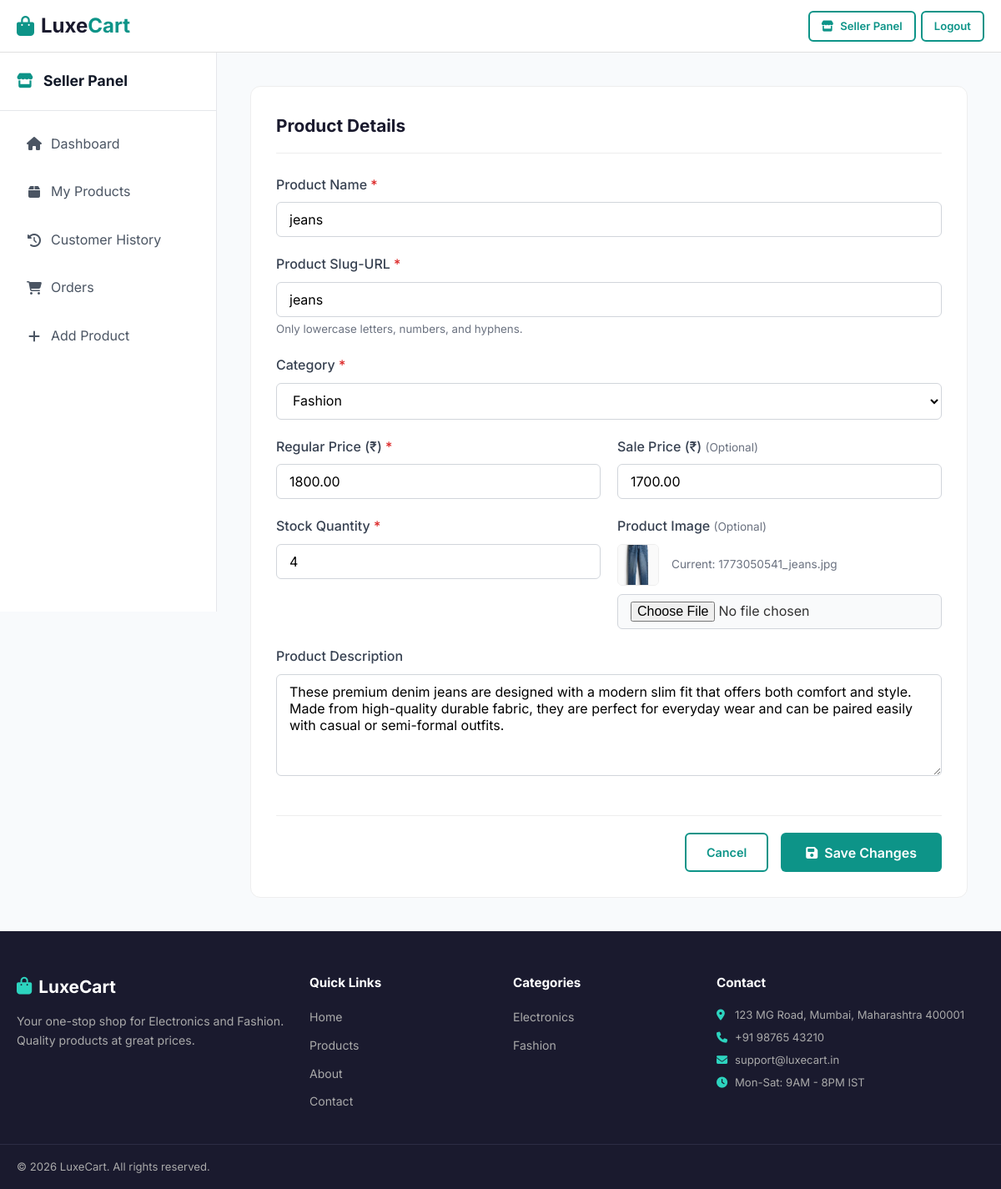
Page /seller/products/edit/9 (signed in) on the earlier database version.
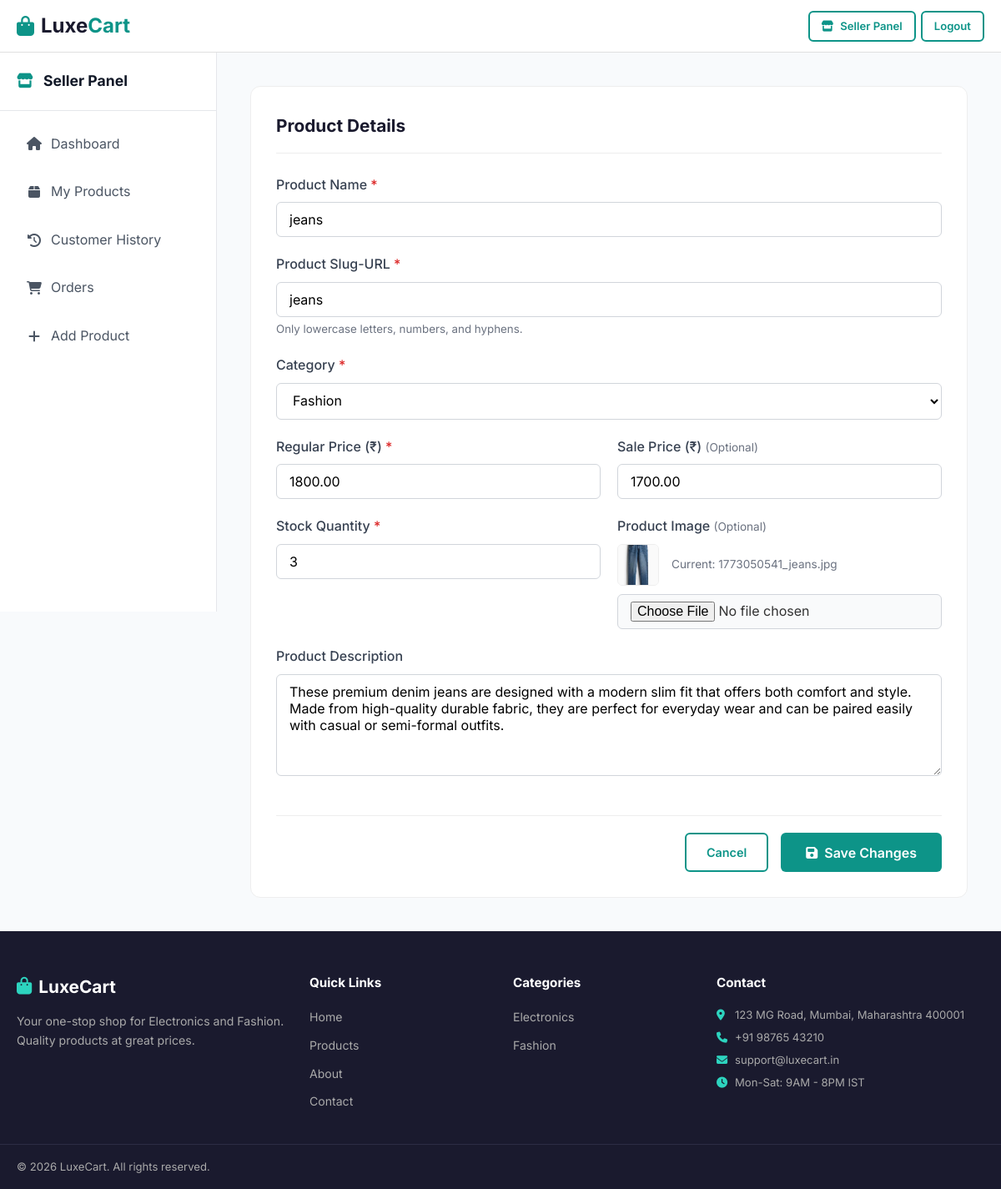
Same page on the later database version.
### tables this page shows
CREATE TABLE `products` (
  `id` int(11) NOT NULL,
  `category_id` int(11) NOT NULL,
  `seller_id` int(11) DEFAULT NULL,
  `name` varchar(200) NOT NULL,
  `slug` varchar(200) NOT NULL,
  `description` text DEFAULT NULL,
  `price` decimal(10,2) NOT NULL,
  `sale_price` decimal(10,2) DEFAULT NULL,
  `image` varchar(255) DEFAULT NULL,
  `featured` tinyint(1) DEFAULT 0,
  `stock` int(11) DEFAULT 0,
  `rating` decimal(2,1) DEFAULT 0.0,
  `review_count` int(11) DEFAULT 0,
  `created_at` timestamp NOT NULL DEFAULT current_timestamp()
);

CREATE TABLE `categories` (
  `id` int(11) NOT NULL,
  `name` varchar(100) NOT NULL,
  `category_url_name` varchar(100) NOT NULL
);

### controllers/SellerController.php (called while the page is built, shortened)
<?php
class SellerController
{
    private $db;
    private $sellerId;
    public function __construct()
    {
        $this->db = Database::getInstance();
        $this->sellerId = $_SESSION['user_id'];
    }
    public function editProduct($id)
    {
        $product = $this->db->fetch("SELECT * FROM products WHERE id = ? AND seller_id = ?", [$id, $this->sellerId]);
        $categories = $this->db->fetchAll("SELECT * FROM categories ORDER BY name ASC");
        $isEdit = true;
        require BASE_PATH . '/views/layouts/main.php';
    }
}

### models/Database.php (called while the page is built, shortened)
<?php
class Database
{
    private static $instance = null;
    private $conn;
    private function __construct()
    {
        $this->conn = new mysqli(DB_HOST, DB_USER, DB_PASS, DB_NAME);
        $this->conn->set_charset("utf8mb4");
    }
    public static function getInstance()
    {
        if (self::$instance === null) {
            self::$instance = new self();
        }
        return self::$instance;
    }
    public function query($sql, $params = [], $types = '')
    {
        $stmt = $this->conn->prepare($sql);
        if (!empty($params)) {
            if (empty($types)) {
                $types = str_repeat('s', count($params));
            }
            $stmt->bind_param($types, ...$params);
        }
        $stmt->execute();
        return $stmt;
    }
    public function fetchAll($sql, $params = [], $types = '')
    {
        $stmt = $this->query($sql, $params, $types);
        $result = $stmt->get_result();
        $rows = [];
        while ($row = $result->fetch_assoc()) {
            $rows[] = $row;
        }
        return $rows;
    }
    public function fetch($sql, $params = [], $types = '')
    {
        $stmt = $this->query($sql, $params, $types);
        $result = $stmt->get_result();
        $row = $result->fetch_assoc();
        return $row;
    }
}

### views/seller/product-form.php (the view, shortened to what the changed rows need)
<div style="display: flex; min-height: calc(100vh - 130px); background: #f8fafc;">
    <aside style="width: 260px; background: #fff; border-right: 1px solid #e5e7eb; flex-shrink: 0; position: sticky; top: 0; height: calc(100vh - 130px); overflow-y: auto;">
        <div style="padding: 20px; border-bottom: 1px solid #e5e7eb;">
            <h3 style="margin: 0; color: #111827; font-size: 1.1rem;"><i class="fas fa-store" style="color:#0d9488; margin-right:8px;"></i> Seller Panel</h3>
        </div>
        <div class="list-group" style="padding: 15px;">
            <a href="<?= BASE_URL ?>/seller" class="list-group-item" style="display: flex; align-items: center; gap: 10px; padding: 12px 16px; border-radius: 8px; margin-bottom: 8px; color: #4b5563; text-decoration: none; transition: background 0.2s;" onmouseover="this.style.background='#f3f4f6'" onmouseout="this.style.background='transparent'">
                <i class="fas fa-home" style="width: 20px; text-align: center;"></i> Dashboard
            </a>
            <a href="<?= BASE_URL ?>/seller/products" class="list-group-item" style="display: flex; align-items: center; gap: 10px; padding: 12px 16px; border-radius: 8px; margin-bottom: 8px; color: #4b5563; text-decoration: none; transition: background 0.2s;" onmouseover="this.style.background='#f3f4f6'" onmouseout="this.style.background='transparent'">
                <i class="fas fa-box" style="width: 20px; text-align: center;"></i> My Products
            </a>
            <a href="<?= BASE_URL ?>/seller/customer-history" class="list-group-item" style="display: flex; align-items: center; gap: 10px; padding: 12px 16px; border-radius: 8px; margin-bottom: 8px; color: #4b5563; text-decoration: none; transition: background 0.2s;" onmouseover="this.style.background='#f3f4f6'" onmouseout="this.style.background='transparent'">
                <i class="fas fa-history" style="width: 20px; text-align: center;"></i> Customer History
            </a>
            <a href="<?= BASE_URL ?>/seller/orders" class="list-group-item" style="display: flex; align-items: center; gap: 10px; padding: 12px 16px; border-radius: 8px; margin-bottom: 8px; color: #4b5563; text-decoration: none; transition: background 0.2s;">
                <i class="fas fa-shopping-cart" style="width: 20px; text-align: center;"></i> Orders
            </a>
            <a href="<?= BASE_URL ?>/seller/products/create" class="list-group-item <?= !$isEdit ? 'active' : '' ?>" style="display: flex; align-items: center; gap: 10px; padding: 12px 16px; border-radius: 8px; margin-bottom: 8px; <?= !$isEdit ? 'background: #0d9488; color: #fff; font-weight: 500;' : 'color: #4b5563;' ?> text-decoration: none;">
                <i class="fas fa-plus" style="width: 20px; text-align: center;"></i> Add Product
            </a>
        </div>
    </aside>
    <main style="flex: 1; padding: 40px; overflow-y: auto;">
        <div style="max-width: 1200px; margin: 0 auto;">
                <div style="background: #fff; padding: 30px; border-radius: 12px; border: 1px solid #eee;">
                    <h2
                        style="margin-bottom: 25px; font-size: 1.3rem; color: #1a1a2e; border-bottom: 1px solid #eee; padding-bottom: 15px;">
                        Product Details</h2>
                    <form action="<?= BASE_URL ?>/seller/products/save" method="POST" enctype="multipart/form-data"
                        style="display: grid; grid-template-columns: 1fr 1fr; gap: 20px;">
                        <div style="grid-column: span 2;">
                            <label style="display: block; margin-bottom: 8px; font-weight: 500; color: #374151;">Product
                                Name <span style="color: #dc2626;">*</span></label>
                            <input type="text" name="name" id="productName"
                                value="<?= htmlspecialchars($product['name']) ?>" required
                                style="width: 100%; padding: 10px 15px; border: 1px solid #d1d5db; border-radius: 6px; font-family: inherit;">
                        </div>
                        <div style="grid-column: span 2;">
                            <label style="display: block; margin-bottom: 8px; font-weight: 500; color: #374151;">Product
                                Slug-URL <span style="color: #dc2626;">*</span></label>
                            <input type="text" name="slug" id="productSlug"
                                value="<?= htmlspecialchars($product['slug']) ?>" required
                                placeholder="e.g. blue-denim-jeans"
                                style="width: 100%; padding: 10px 15px; border: 1px solid #d1d5db; border-radius: 6px; font-family: inherit;">
                            <small style="color: #6b7280; display: block; margin-top: 4px;">Only lowercase letters,
                                numbers, and hyphens.</small>
                        </div>
                        <div style="grid-column: span 2;">
                            <label
                                style="display: block; margin-bottom: 8px; font-weight: 500; color: #374151;">Category
                                <span style="color: #dc2626;">*</span></label>
                            <select name="category_id" required
                                style="width: 100%; padding: 10px 15px; border: 1px solid #d1d5db; border-radius: 6px; font-family: inherit; background: #fff;">
                                <?php foreach ($categories as $cat): ?>
                                    <option value="<?= $cat['id'] ?>" <?= $product['category_id'] == $cat['id'] ? 'selected' : '' ?>>
                                        <?= htmlspecialchars($cat['name']) ?>
                                    </option>
                                <?php endforeach; ?>
                            </select>
                        </div>
                        <div>
                            <label style="display: block; margin-bottom: 8px; font-weight: 500; color: #374151;">Regular
                                Price (₹) <span style="color: #dc2626;">*</span></label>
                            <input type="number" step="0.01" min="0" name="price"
                                value="<?= $product['price'] ? htmlspecialchars($product['price']) : '' ?>" required
                                style="width: 100%; padding: 10px 15px; border: 1px solid #d1d5db; border-radius: 6px; font-family: inherit;">
                        </div>
                        <div>
                            <label style="display: block; margin-bottom: 8px; font-weight: 500; color: #374151;">Sale
                                Price (₹) <span
                                    style="color: #6b7280; font-weight: normal; font-size: 0.85rem;">(Optional)</span></label>
                            <input type="number" step="0.01" min="0" name="sale_price"
                                value="<?= $product['sale_price'] ? htmlspecialchars($product['sale_price']) : '' ?>"
                                style="width: 100%; padding: 10px 15px; border: 1px solid #d1d5db; border-radius: 6px; font-family: inherit;">
                        </div>
                        <div>
                            <label style="display: block; margin-bottom: 8px; font-weight: 500; color: #374151;">Stock
                                Quantity <span style="color: #dc2626;">*</span></label>
                            <input type="number" min="0" name="stock"
                                value="<?= $product['stock'] !== '' ? htmlspecialchars($product['stock']) : '10' ?>"
                                required
                                style="width: 100%; padding: 10px 15px; border: 1px solid #d1d5db; border-radius: 6px; font-family: inherit;">
                        </div>
                        <div>
                            <label style="display: block; margin-bottom: 8px; font-weight: 500; color: #374151;">Product Image <span style="color: #6b7280; font-weight: normal; font-size: 0.85rem;">(Optional)</span></label>
                            <?php if ($isEdit && !empty($product['image'])): ?>
                                <div style="margin-bottom: 10px; display: flex; align-items: center; gap: 15px;">
                                    <img src="<?= BASE_URL ?>/public/images/<?= rawurlencode($product['image']) ?>" alt="Current Image" style="width: 50px; height: 50px; object-fit: cover; border-radius: 6px; border: 1px solid #eee;">
                                    <span style="font-size: 0.85rem; color: #6b7280; word-break: break-all;">Current: <?= htmlspecialchars($product['image']) ?></span>
                                </div>
                            <?php endif; ?>
                            <input type="file" name="image" accept="image/*" style="width: 100%; padding: 8px 15px; border: 1px solid #d1d5db; border-radius: 6px; font-family: inherit; background: #f9fafb;">
                        </div>
                        <div style="grid-column: span 2;">
                            <label style="display: block; margin-bottom: 8px; font-weight: 500; color: #374151;">Product
                                Description</label>
                            <textarea name="description" rows="5"
                                style="width: 100%; padding: 10px 15px; border: 1px solid #d1d5db; border-radius: 6px; font-family: inherit; resize: vertical;"><?= htmlspecialchars($product['description']) ?></textarea>
                        </div>
                        <div
                            style="grid-column: span 2; display: flex; gap: 15px; justify-content: flex-end; margin-top: 20px; border-top: 1px solid #eee; padding-top: 20px;">
                            <a href="<?= BASE_URL ?>/seller/products" class="btn btn-outline">Cancel</a>
                            <button type="submit" class="btn btn-primary"
                                style="padding: 12px 30px; font-size: 1rem;"><i class="fas fa-save"></i>
                                <?= $isEdit ? 'Save Changes' : 'Create Product' ?>
                            </button>
                        </div>
                    </form>
                </div>
        </div>
    </main>
</div>

Differences in the rows shown:
changed products "1773050541_jeans.jpg": stock "4" → "3"
